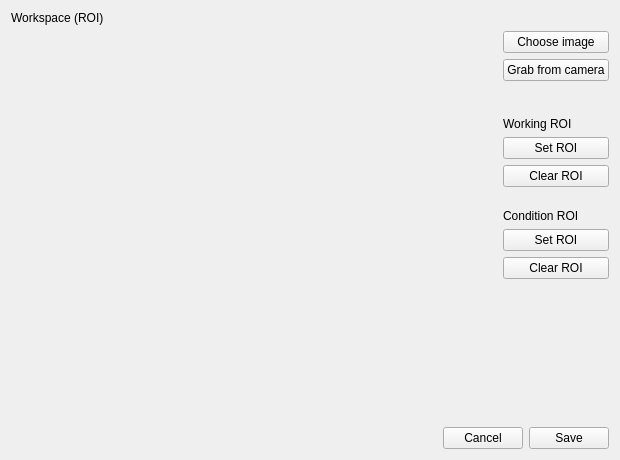
<?xml version="1.0" encoding="UTF-8"?>
<ui version="4.0">
 <class>WorkspaceSettingDialog</class>
 <widget class="QDialog" name="WorkspaceSettingDialog">
  <property name="geometry">
   <rect>
    <x>0</x>
    <y>0</y>
    <width>620</width>
    <height>460</height>
   </rect>
  </property>
  <property name="windowTitle">
   <string>Workspace setting</string>
  </property>
  <layout class="QVBoxLayout" name="verticalLayout_main" stretch="0,1,0">
   <item>
    <widget class="QLabel" name="label_title">
     <property name="text">
      <string>Workspace (ROI)</string>
     </property>
    </widget>
   </item>
   <item>
    <layout class="QHBoxLayout" name="horizontalLayout_body" stretch="1,0">
     <item>
      <widget class="QStackedWidget" name="stack_wg"/>
     </item>
     <item>
      <layout class="QVBoxLayout" name="verticalLayout_buttons">
       <item>
        <widget class="QPushButton" name="btn_choose_image">
         <property name="focusPolicy">
          <enum>Qt::FocusPolicy::NoFocus</enum>
         </property>
         <property name="text">
          <string>Choose image</string>
         </property>
        </widget>
       </item>
       <item>
        <widget class="QPushButton" name="btn_grab">
         <property name="focusPolicy">
          <enum>Qt::FocusPolicy::NoFocus</enum>
         </property>
         <property name="text">
          <string>Grab from camera</string>
         </property>
        </widget>
       </item>
       <item>
        <spacer name="verticalSpacer_top">
         <property name="orientation">
          <enum>Qt::Orientation::Vertical</enum>
         </property>
         <property name="sizeType">
          <enum>QSizePolicy::Policy::Fixed</enum>
         </property>
         <property name="sizeHint" stdset="0">
          <size>
           <width>20</width>
           <height>30</height>
          </size>
         </property>
        </spacer>
       </item>
       <item>
        <widget class="QLabel" name="lbl_working_group">
         <property name="text">
          <string>Working ROI</string>
         </property>
        </widget>
       </item>
       <item>
        <widget class="QPushButton" name="btn_set_working">
         <property name="focusPolicy">
          <enum>Qt::FocusPolicy::NoFocus</enum>
         </property>
         <property name="text">
          <string>Set ROI</string>
         </property>
        </widget>
       </item>
       <item>
        <widget class="QPushButton" name="btn_clear_working">
         <property name="focusPolicy">
          <enum>Qt::FocusPolicy::NoFocus</enum>
         </property>
         <property name="text">
          <string>Clear ROI</string>
         </property>
        </widget>
       </item>
       <item>
        <spacer name="verticalSpacer_mid">
         <property name="orientation">
          <enum>Qt::Orientation::Vertical</enum>
         </property>
         <property name="sizeType">
          <enum>QSizePolicy::Policy::Fixed</enum>
         </property>
         <property name="sizeHint" stdset="0">
          <size>
           <width>20</width>
           <height>16</height>
          </size>
         </property>
        </spacer>
       </item>
       <item>
        <widget class="QLabel" name="lbl_condition_group">
         <property name="text">
          <string>Condition ROI</string>
         </property>
        </widget>
       </item>
       <item>
        <widget class="QPushButton" name="btn_set_condition">
         <property name="focusPolicy">
          <enum>Qt::FocusPolicy::NoFocus</enum>
         </property>
         <property name="text">
          <string>Set ROI</string>
         </property>
        </widget>
       </item>
       <item>
        <widget class="QPushButton" name="btn_clear_condition">
         <property name="focusPolicy">
          <enum>Qt::FocusPolicy::NoFocus</enum>
         </property>
         <property name="text">
          <string>Clear ROI</string>
         </property>
        </widget>
       </item>
       <item>
        <spacer name="verticalSpacer_bottom">
         <property name="orientation">
          <enum>Qt::Orientation::Vertical</enum>
         </property>
         <property name="sizeHint" stdset="0">
          <size>
           <width>20</width>
           <height>40</height>
          </size>
         </property>
        </spacer>
       </item>
      </layout>
     </item>
    </layout>
   </item>
   <item>
    <layout class="QHBoxLayout" name="horizontalLayout_footer">
     <item>
      <spacer name="horizontalSpacer_footer">
       <property name="orientation">
        <enum>Qt::Orientation::Horizontal</enum>
       </property>
       <property name="sizeHint" stdset="0">
        <size>
         <width>40</width>
         <height>20</height>
        </size>
       </property>
      </spacer>
     </item>
     <item>
      <widget class="QPushButton" name="btn_cancel">
       <property name="focusPolicy">
        <enum>Qt::FocusPolicy::NoFocus</enum>
       </property>
       <property name="text">
        <string>Cancel</string>
       </property>
      </widget>
     </item>
     <item>
      <widget class="QPushButton" name="btn_save">
       <property name="focusPolicy">
        <enum>Qt::FocusPolicy::NoFocus</enum>
       </property>
       <property name="text">
        <string>Save</string>
       </property>
      </widget>
     </item>
    </layout>
   </item>
  </layout>
 </widget>
 <resources/>
 <connections/>
</ui>
